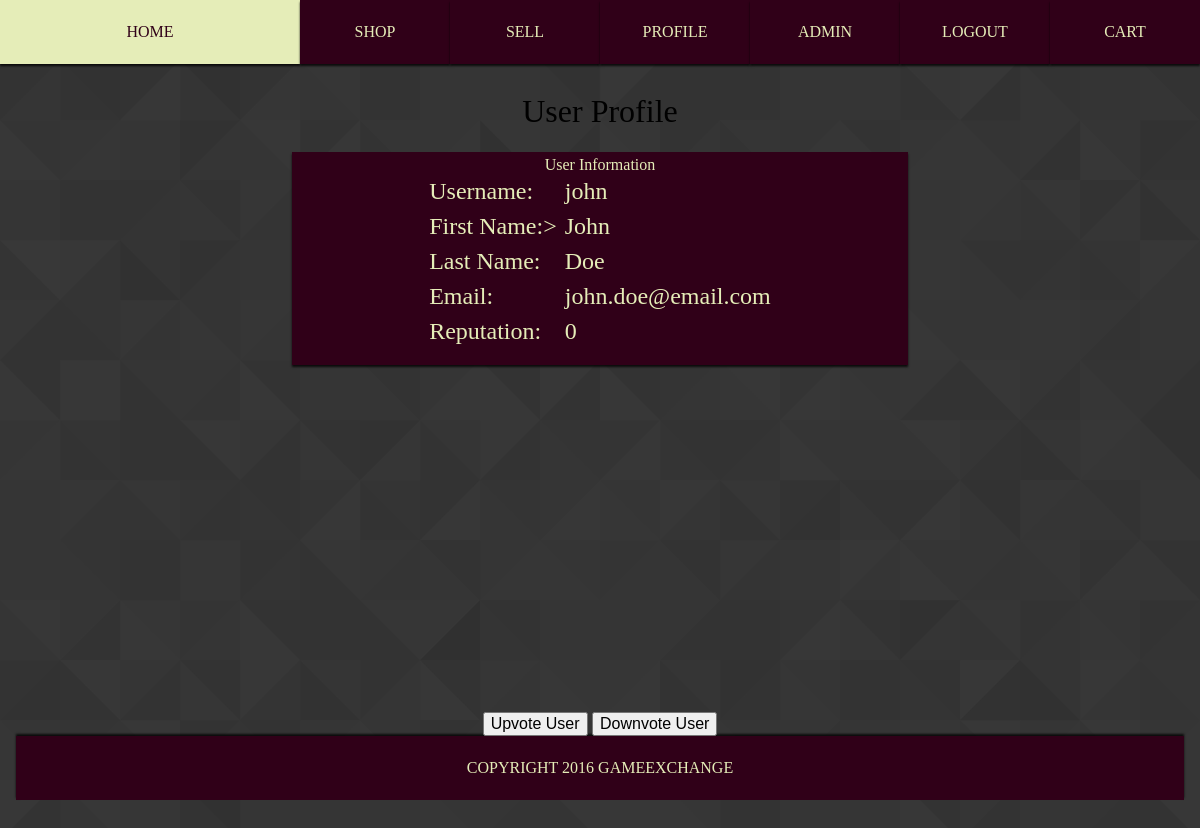
/user.php?userp=2 (signed in), run on the app's committed database.
### tables this page shows
CREATE TABLE `user` (
  `user_id` int(5) NOT NULL,
  `username` varchar(20) NOT NULL,
  `passwordhash` varchar(200) NOT NULL,
  `fname` varchar(50) NOT NULL,
  `lname` varchar(50) NOT NULL,
  `email` varchar(60) NOT NULL,
  `address` varchar(100) NOT NULL,
  `phone_num` varchar(20) NOT NULL,
  `status` int(2) NOT NULL
);

### database/userFunctions.php (the view, shortened to what this page needs)
<?php
	function initializeDb(){
		$servername = "localhost";
		$username = "lucas";
		$password = "alpine";
		$dbname = "ecommerce";
		try
		{
			$DBH = new PDO("mysql:host=$servername;dbname=$dbname", $username, $password);
			return $DBH;
		}
		catch(PDOException $e)
		{
			echo $e->getMessage();
		}
	}
	function getUserInfo($userp){
		$DBH = initializeDb();
		$STH = $DBH->query("SELECT * FROM user WHERE user_id='$userp'");
		return $STH->fetch();
	}
	function getUsername($userp){
		$row = getUserInfo($userp);
		echo $row["username"];
	}
	function getFname($userp){
		$row = getUserInfo($userp);
		echo $row["fname"];
	}
	function getLname($userp){
		$row = getUserInfo($userp);
		echo $row["lname"];
	}
	function getEmail($userp){
		$row = getUserInfo($userp);
		echo $row["email"];
	}
	function getRepuation($userp){
		$counter = 0;
		echo $counter;
	}
?>

### styles/default.css (style rules this page uses)
html, body { height: 100%; }
body { background-image: url('../img/0.png'); }

### data on the page
user: username "john", fname "John", lname "Doe", email "john.doe@email.com"

### other printed values
$counter "0"
